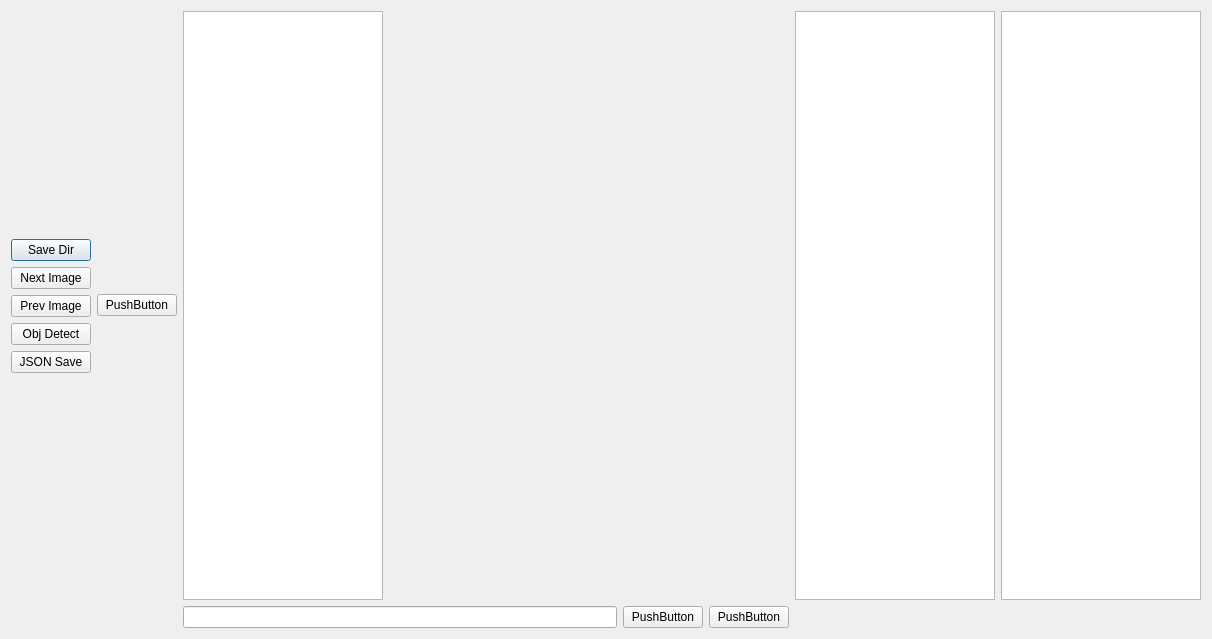
<?xml version="1.0" encoding="UTF-8"?>
<ui version="4.0">
 <class>Dialog</class>
 <widget class="QDialog" name="Dialog">
  <property name="geometry">
   <rect>
    <x>0</x>
    <y>0</y>
    <width>1212</width>
    <height>639</height>
   </rect>
  </property>
  <property name="windowTitle">
   <string>Dialog</string>
  </property>
  <layout class="QGridLayout" name="gridLayout_2">
   <item row="0" column="0">
    <layout class="QGridLayout" name="gridLayout">
     <item row="0" column="0">
      <layout class="QVBoxLayout" name="verticalLayout">
       <item>
        <spacer name="verticalSpacer">
         <property name="orientation">
          <enum>Qt::Vertical</enum>
         </property>
         <property name="sizeHint" stdset="0">
          <size>
           <width>20</width>
           <height>40</height>
          </size>
         </property>
        </spacer>
       </item>
       <item>
        <widget class="QPushButton" name="saveDir">
         <property name="text">
          <string>Save Dir</string>
         </property>
        </widget>
       </item>
       <item>
        <widget class="QPushButton" name="nextBtn">
         <property name="text">
          <string>Next Image</string>
         </property>
        </widget>
       </item>
       <item>
        <widget class="QPushButton" name="prevBtn">
         <property name="text">
          <string>Prev Image</string>
         </property>
        </widget>
       </item>
       <item>
        <widget class="QPushButton" name="detectBtn">
         <property name="text">
          <string>Obj Detect</string>
         </property>
        </widget>
       </item>
       <item>
        <widget class="QPushButton" name="jsonBtn">
         <property name="text">
          <string>JSON Save</string>
         </property>
        </widget>
       </item>
       <item>
        <spacer name="verticalSpacer_2">
         <property name="orientation">
          <enum>Qt::Vertical</enum>
         </property>
         <property name="sizeHint" stdset="0">
          <size>
           <width>20</width>
           <height>40</height>
          </size>
         </property>
        </spacer>
       </item>
      </layout>
     </item>
     <item row="0" column="4">
      <widget class="QListWidget" name="photoList">
       <property name="maximumSize">
        <size>
         <width>200</width>
         <height>16777215</height>
        </size>
       </property>
      </widget>
     </item>
     <item row="0" column="3">
      <widget class="QListWidget" name="photoLabels">
       <property name="maximumSize">
        <size>
         <width>200</width>
         <height>16777215</height>
        </size>
       </property>
      </widget>
     </item>
     <item row="0" column="1">
      <widget class="QPushButton" name="pushButton_6">
       <property name="text">
        <string>PushButton</string>
       </property>
      </widget>
     </item>
     <item row="0" column="2">
      <widget class="QListWidget" name="labelList">
       <property name="maximumSize">
        <size>
         <width>200</width>
         <height>16777215</height>
        </size>
       </property>
      </widget>
     </item>
     <item row="1" column="2">
      <layout class="QHBoxLayout" name="horizontalLayout">
       <item>
        <widget class="QLineEdit" name="lineEdit"/>
       </item>
       <item>
        <widget class="QPushButton" name="pushButton_8">
         <property name="text">
          <string>PushButton</string>
         </property>
        </widget>
       </item>
       <item>
        <widget class="QPushButton" name="pushButton_7">
         <property name="text">
          <string>PushButton</string>
         </property>
        </widget>
       </item>
      </layout>
     </item>
    </layout>
   </item>
  </layout>
 </widget>
 <resources/>
 <connections/>
</ui>
